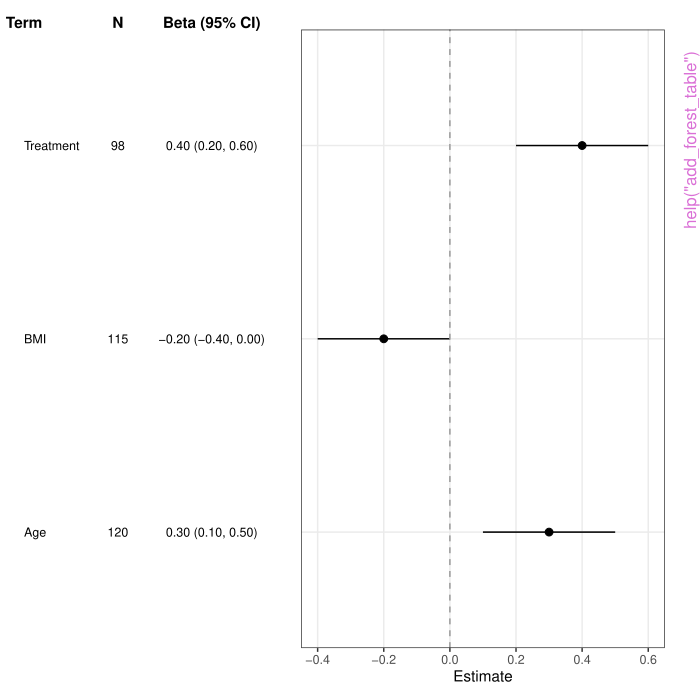

Recreate this plot in R.
pkgname <- "ggforestplotR"
source(file.path(R.home("share"), "R", "examples-header.R"))
options(warn = 1)
options(pager = "console")
library('ggforestplotR')

base::assign(".oldSearch", base::search(), pos = 'CheckExEnv')
base::assign(".old_wd", base::getwd(), pos = 'CheckExEnv')
cleanEx()
nameEx("add_forest_table")
### * add_forest_table

flush(stderr()); flush(stdout())

### Name: add_forest_table
### Title: Add a Side Table to a Forest Plot
### Aliases: add_forest_table

### ** Examples

coefs <- data.frame(
  term = c("Age", "BMI", "Treatment"),
  estimate = c(0.3, -0.2, 0.4),
  conf.low = c(0.1, -0.4, 0.2),
  conf.high = c(0.5, 0.0, 0.6),
  sample_size = c(120, 115, 98)
)

p <- ggforestplot(coefs, n = "sample_size")
add_forest_table(p, position = "left", show_n = TRUE, estimate_label = "Beta")

ggforestplot(coefs, n = "sample_size") +
  add_forest_table(position = "right", show_n = TRUE, estimate_label = "Beta")



### * <FOOTER>
###
cleanEx()
options(digits = 7L)
base::cat("Time elapsed: ", proc.time() - base::get("ptime", pos = 'CheckExEnv'),"\n")
grDevices::dev.off()
###
### Local variables: ***
### mode: outline-minor ***
### outline-regexp: "\\(> \\)?### [*]+" ***
### End: ***
quit('no')
